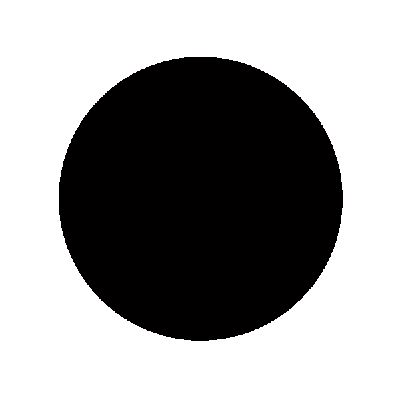
#> input picture data/Black_Circle.jpg, 400 x 399 px; its folder holds 2 pictures in this run
$ python evalStitchingMulti.py ../data out.png
#> lines starting #> are read from the running program, lines starting #| are printed output that depends on the picture
### code/detectBlobs.py
import numpy as np
import math
import cv2
from scipy import ndimage

# This code is taken and converted to Python from:
#
#   CMPSCI 670: Computer Vision, Fall 2014
#   University of Massachusetts, Amherst
#   Instructor: Subhransu Maji
#
# Part1:
#
#   DetectBlobs(...) detects blobs in the image using the Laplacian
#   of Gaussian filter. Blobs of different size are detected by scaling sigma
#   as well as the size of the filter or the size of the image. Downsampling
#   the image will be faster than upsampling the filter, but the decision of
#   how to implement this function is up to you.
#
#   For each filter scale or image scale and sigma, you will need to keep track of
#   the location and matching score for every blob detection. To combine the 2D maps
#   of blob detections for each scale and for each sigma into a single 2D map of
#   blob detections with varying radii and matching scores, you will need to use
#   Non-Max Suppression (NMS).
#
#   Additional Notes:
#       - We greyscale the input image for simplicity
#       - For a simple implementation of Non-Max-Suppression, you can suppress
#           all but the most likely detection within a sliding window over the
#           2D maps of blob detections (ndimage.maximum_filter may help).
#           To combine blob detections into a single 2D output,
#           you can take the max along the sigma and scale axes. If there are
#           still too many blobs detected, you can do a final NMS. Remember to
#           keep track of the blob radii.
#       - A tip that may improve your LoG filter: Normalize your LoG filter
#           values so that your blobs detections aren't biased towards larger
#           filters sizes
#
#   You can qualitatively evaluate your code using the evalBlobs.py script.
#
# Input:
#   im             - input image
#   sigma          - base sigma of the LoG filter
#   num_intervals  - number of sigma values for each filter size
#   threshold      - threshold for blob detection
#
# Ouput:
#   blobs          - n x 4 array with blob in each row in (x, y, radius, score)
#
def DetectBlobs(
    im,
    sigma = 2,
    num_intervals = 12,
    threshold = 5e-3
    ):

    # Convert image to grayscale and convert it to double [0 1].
    if len(im.shape) > 2:
        im = cv2.cvtColor(im, cv2.COLOR_BGR2GRAY)/255
    else:
        im = im / 255

    # YOUR CODE STARTS HERE
    im_height = im.shape[0]
    im_width = im.shape[1]

    # Creates all the kernels for any given octave. (Reuse these kernels for each octave)
    dog_kernels = []
    kernels = []
    sigmas = []
    k = 2**(1/num_intervals)
    for i in range(-1, num_intervals+1):
        sigmas.append(sigma * k**i)
        kernels.append(gaussian(sigma * k**i,  (int)(12*sigma + 1)))
        if(i >= 0):
            dog_kernels.append(kernels[-1] - kernels[-2])

    # 1) Uses the difference of Gaussian kernels (Approximate Laplacian of Gaussian)
    # 2) Convolves the dog_kernels with the downsampled image
    # 3) Checks if the given pixel is the unique max in its neighborhood.
    # 4) Checks if the given pixel is greater than the activation threshold.
    #
    # Result: min_max contains a 3d numpy array of booleans. Radii is a 1d list of radii. Scores is a 3d numpy array of floats.
    pow = 0
    blobs = []
    while min(im_height, im_width)>= (sigma + 1) * 2**pow:
        resized = cv2.resize(im, (int(im_width / 2**pow) , int(im_height / 2**pow)), interpolation = cv2.INTER_AREA)
        DoG = []
        for i,kernel in enumerate(dog_kernels):
            DoG.append(ndimage.convolve(resized, kernel))
        DoG = abs(np.stack(DoG))
        min_max = (DoG > threshold) & (DoG == ndimage.maximum_filter(DoG, size=5))
        layer, x, y = np.where(min_max == 1)
        for i, j, k in zip(layer, x, y):
            blobs.append((j * 2**pow, k * 2**pow, 2**pow * sigmas[i] * np.sqrt(2), DoG[i][j][k]))
        pow += 1

    return np.array(blobs)

def gaussian(sigma, side_length):
    filter = np.zeros([side_length, side_length], dtype=float)
    middle = side_length / 2 - 0.5
    for i in range(0, side_length):
        for j in range(0, side_length):
            filter[i][j] = (1 / (2 * np.pi * sigma**2)) * np.exp(((i-middle)**2 + (j-middle)**2) / (-2 * sigma**2))
    return filter

### code/utilsImageStitching.py
import os, sys
import cv2
import random
import numpy as np
from detectBlobs import DetectBlobs

# detectKeypoints(...): Detect feature keypoints in the input image
#   You can either reuse your blob detector from part 1 of this assignment
#   or you can use the provided compiled blob detector detectBlobsSolution.pyc
#
#   Input:
#        im  - input image
#   Output:
#        detected feature points (in any format you like).

def detectKeypoints(im):
    # YOUR CODE STARTS HERE
    max = 1500
    blobs = []
    for blob in DetectBlobs(im):
        y = blob[0]
        x = blob[1]
        radius = blob[2]
        score = blob[3]
        blobs.append({"x":x, "y":y, "radius":radius, "score":score})
    blobs = sorted(blobs, key=lambda x: -x["score"])[:max]
    return blobs


# computeDescriptors(...): compute descriptors from the detected keypoints
#   You can build the descriptors by flatting the pixels in the local
#   neighborhood of each keypoint, or by using the SIFT feature descriptors from
#   OpenCV (see computeSIFTDescriptors(...)). Use the detected blob radii to
#   define the neighborhood scales.
#
#   Input:
#        im          - input image
#        keypoints   - detected feature points
#
#   Output:
#        descriptors - n x dim array, where n is the number of keypoints
#                      and dim is the dimension of each descriptor.
#
def computeDescriptors(im, keypoints):
    if len(im.shape) > 2:
        im = cv2.cvtColor(im, cv2.COLOR_BGR2GRAY)

    blobs = []
    for kpt in keypoints:
        blobs.append([kpt['y'], kpt['x'], kpt['radius'], kpt['score']])

    blobs = np.stack(blobs)
    return computeSIFTDescriptors(im, blobs)


# computeSIFTDescriptors(...): compute SIFT feature descriptors from the
#   detected keypoints. This function is provided to you.
#
#   Input:
#        im          - H x W array, the input image
#        keypoints   - n x 4 array, where there are n blobs detected and
#                      each row is [x, y, radius, score]
#
#   Output:
#        descriptors - n x 128 array, where n is the number of keypoints
#                      and 128 is the dimension of each descriptor.
#
def computeSIFTDescriptors(im, keypoints):
    kp = []
    for blob in keypoints:
        kp.append(cv2.KeyPoint(blob[1], blob[0], _size=blob[2]*2, _response=blob[-1], _class_id=len(kp)))
    detector = cv2.xfeatures2d_SIFT.create()
    return detector.compute(im, kp)[1]


# getMatches(...): match two groups of descriptors.
#
#   There are several strategies you can use to match keypoints from the left
#   image to those in the right image. Feel free to use any (or combinations
#   of) strategies:
#
#   - Return all putative matches. You can select all pairs whose
#   descriptor distances are below a specified threshold,
#   or select the top few hundred descriptor pairs with the
#   smallest pairwise distances.
#
#   - KNN-Match. For each keypoint in the left image, you can simply return the
#   the K best pairings with keypoints in the right image.
#
#   - Lowe's Ratio Test. For each pair of keypoints to be returned, if the
#   next best match with the same left keypoint is nearly as good as the
#   current match to be returned, then this match should be thrown out.
#   For example, given point A in the left image and its best and second best
#   matches B and C in the right image, we check: score(A,B) < score(A,C)*0.75
#   If this test fails, don't return pair (A,B)
#
#
#   Input:
#         descriptors1 - the descriptors of the first image
#         descriptors2 - the descriptors of the second image
#
#   Output:
#         index1       - 1-D array contains the indices of descriptors1 in matches
#         index2       - 1-D array contains the indices of descriptors2 in matches

# [199 lines left out: functions getMatches, RANSAC, get_H_matrix, warpImageWithMapping, warpImagesWithMapping, drawMatches, not called in this run]

### code/evalStitchingMulti.py
import os, sys
import cv2
import matplotlib.pyplot as plt
import numpy as np
from utilsImageStitching import *
from detectBlobs import *

imagePath = sys.argv[1]
output_path = sys.argv[2]

images = []
for fn in os.listdir(imagePath):
    images.append(cv2.imread(os.path.join(imagePath, fn), cv2.IMREAD_GRAYSCALE))

# Build your strategy for multi-image stitching.
# For full credit, the order of merging the images should be determined automatically.
# The basic idea is to first run RANSAC between every pair of images to determine the
# number of inliers to each transformation, use this information to determine which
# pair of images should be merged first (and of these, which one should be the "source"
# and which the "destination"), merge this pair, and proceed recursively.

# YOUR CODE STARTS HERE

keypoints = [detectKeypoints(img) for img in images]
#> in DetectBlobs, `im_height = im.shape[0]`: im_height = 399
#> in DetectBlobs, `im_width = im.shape[1]`: im_width = 400
#> in DetectBlobs, `k = 2**(1/num_intervals)`: k = 1.06
#> in gaussian, `middle = side_length / 2 - 0.5`: middle = 12
#> in DetectBlobs, `pow = 0`: pow = 0
#> the loop in detectKeypoints, `for blob in DetectBlobs(im):` made 779 passes
#> (blob, y, x, score) on passes 1 to 3: ([60, 160, 2.67, 0.0147], 60, 160, 0.0147), ([60, 241, 2.67, 0.0143], 60, 241, 0.0143), ([62, 154, 2.67, 0.0145], 62, 154, 0.0145)
#> after the loop in detectKeypoints, `for blob in DetectBlobs(im):`: blobs = 779 items
#> in DetectBlobs (call 2), `im = im / 255`:
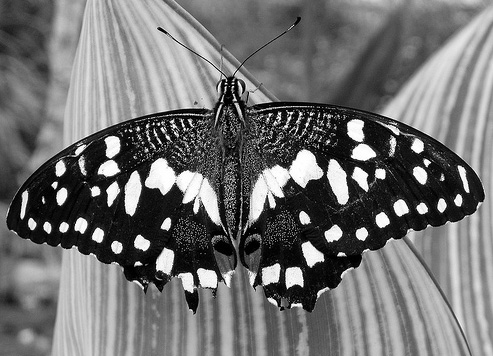
#> im: shape (356, 493) float64; min 0, max 1, mean 0.444
#> in DetectBlobs (call 2), `im_height = im.shape[0]`: im_height = 356
#> in DetectBlobs (call 2), `im_width = im.shape[1]`: im_width = 493
#> in DetectBlobs (call 2), `k = 2**(1/num_intervals)`: k = 1.06
#> in DetectBlobs (call 2), `pow = 0`: pow = 0
#> the loop in detectKeypoints (call 2), `for blob in DetectBlobs(im):` made 2050 passes
#> (blob, y, x, score) on passes 1 to 3: ([4, 84, 2.67, 0.00509], 4, 84, 0.00509), ([6, 179, 2.67, 0.00681], 6, 179, 0.00681), ([11, 184, 2.67, 0.00739], 11, 184, 0.00739)
#> keypoints = 2 items
descriptors = [computeDescriptors(img, key) for key,img in zip(keypoints, images)]
#> (the run stopped early here; a loop or call above may not have finished)
